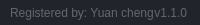
              <widget class="QFrame" name="frame_grip">
               <property name="minimumSize">
                <size>
                 <width>0</width>
                 <height>25</height>
                </size>
               </property>
               <property name="maximumSize">
                <size>
                 <width>16777215</width>
                 <height>25</height>
                </size>
               </property>
               <property name="styleSheet">
                <string notr="true">background-color: rgb(33, 37, 43);</string>
               </property>
               <property name="frameShape">
                <enum>QFrame::NoFrame</enum>
               </property>
               <property name="frameShadow">
                <enum>QFrame::Raised</enum>
               </property>
               <layout class="QHBoxLayout" name="horizontalLayout_6">
                <property name="spacing">
                 <number>0</number>
                </property>
                <property name="leftMargin">
                 <number>0</number>
                </property>
                <property name="topMargin">
                 <number>0</number>
                </property>
                <property name="rightMargin">
                 <number>2</number>
                </property>
                <property name="bottomMargin">
                 <number>0</number>
                </property>
                <item>
                 <widget class="QFrame" name="frame_label_bottom">
                  <property name="frameShape">
                   <enum>QFrame::NoFrame</enum>
                  </property>
                  <property name="frameShadow">
                   <enum>QFrame::Raised</enum>
                  </property>
                  <layout class="QHBoxLayout" name="horizontalLayout_7">
                   <property name="spacing">
                    <number>0</number>
                   </property>
                   <property name="leftMargin">
                    <number>10</number>
                   </property>
                   <property name="topMargin">
                    <number>0</number>
                   </property>
                   <property name="rightMargin">
                    <number>10</number>
                   </property>
                   <property name="bottomMargin">
                    <number>0</number>
                   </property>
                   <item>
                    <widget class="QLabel" name="label_credits">
                     <property name="font">
                      <font>
                       <family>Segoe UI</family>
                      </font>
                     </property>
                     <property name="styleSheet">
                      <string notr="true">color: rgb(98, 103, 111);</string>
                     </property>
                     <property name="text">
                      <string>Registered by: Yuan cheng</string>
                     </property>
                    </widget>
                   </item>
                   <item>
                    <widget class="QLabel" name="label_version">
                     <property name="maximumSize">
                      <size>
                       <width>100</width>
                       <height>16777215</height>
                      </size>
                     </property>
                     <property name="font">
                      <font>
                       <family>Segoe UI</family>
                      </font>
                     </property>
                     <property name="styleSheet">
                      <string notr="true">color: rgb(98, 103, 111);</string>
                     </property>
                     <property name="text">
                      <string>v1.1.0</string>
                     </property>
                     <property name="alignment">
                      <set>Qt::AlignRight|Qt::AlignTrailing|Qt::AlignVCenter</set>
                     </property>
                    </widget>
                   </item>
                  </layout>
                 </widget>
                </item>
                <item>
                 <widget class="QFrame" name="frame_size_grip">
                  <property name="maximumSize">
                   <size>
                    <width>20</width>
                    <height>20</height>
                   </size>
                  </property>
                  <property name="styleSheet">
                   <string notr="true">QSizeGrip {
	background-image: url(:/16x16/icons/16x16/cil-size-grip.png);
	background-position: center;
	background-repeat: no-reperat;
}</string>
                  </property>
                  <property name="frameShape">
                   <enum>QFrame::NoFrame</enum>
                  </property>
                  <property name="frameShadow">
                   <enum>QFrame::Raised</enum>
                  </property>
                 </widget>
                </item>
               </layout>
              </widget>
